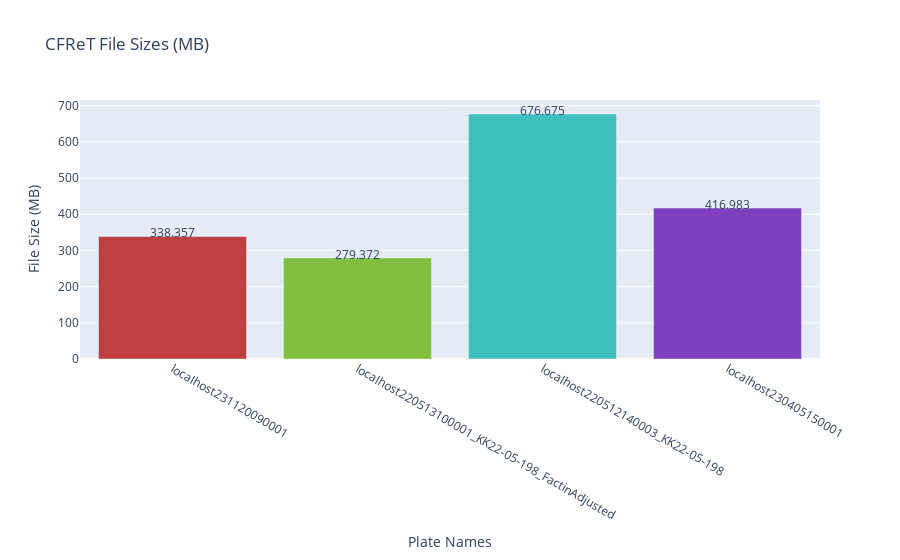

Notebook source saved alongside this figure:
### Code cell
plot_file_sizes(cfret_file_sizes, title="CFReT File Sizes (MB)")

### Figure 1 — Plotly figure (JSON) as saved in the notebook; plotly's stock layout.template omitted (floating-point values rounded to 4 significant figures)
{"data": [{"marker": {"color": ["hsl(0.0, 50%, 50%)", "hsl(90.0, 50%, 50%)", "hsl(180.0, 50%, 50%)", "hsl(270.0, 50%, 50%)"]}, "type": "bar", "x": ["localhost231120090001", "localhost220513100001_KK22-05-198_FactinAdjusted", "localhost220512140003_KK22-05-198", "localhost230405150001"], "y": [338.4, 279.4, 676.7, 417.0]}], "layout": {"annotations": [{"showarrow": false, "text": "338.357", "x": "localhost231120090001", "y": 348.4}, {"showarrow": false, "text": "279.372", "x": "localhost220513100001_KK22-05-198_FactinAdjusted", "y": 289.4}, {"showarrow": false, "text": "676.675", "x": "localhost220512140003_KK22-05-198", "y": 686.7}, {"showarrow": false, "text": "416.983", "x": "localhost230405150001", "y": 427.0}], "title": {"text": "CFReT File Sizes (MB)"}, "xaxis": {"title": {"text": "Plate Names"}}, "yaxis": {"title": {"text": "File Size (MB)"}}}}
